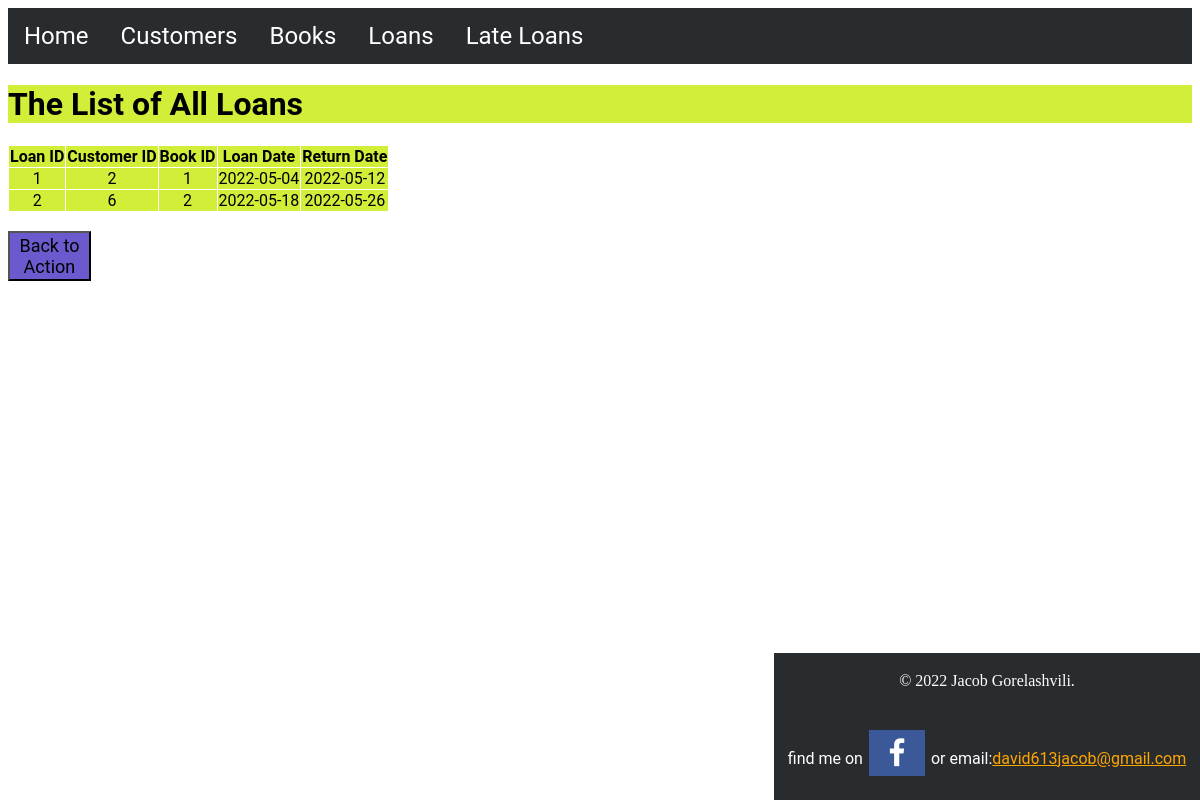
Page /loans on the committed database.
### tables this page shows
CREATE TABLE Loans
                            (loanID INTEGER PRIMARY KEY AUTOINCREMENT, customerID int, bookID int, loanDate int, returnDate int);

### app/main.py (the view)
@app.route("/loans", methods=['GET'])
def loansDisplay():
        return Loans.loansDisplay(Loans)

### app/tools/loans.py (called while the page is built)
    def loansDisplay(self):
        cur.execute("select * from Loans")
        myLoans=cur.fetchall()
        return render_template("/loans/loans.html", myLoans=myLoans)

### app/templates/loans/loans.html (shortened to what this page needs)
{% extends "layout.html" %}
{% block content %}
<h1 class="pushLeft" style="background-color: #d3ee39;">The List of All Loans</h1>
<div class="pushLeft">
<table style="border: 0pt; text-align: center;"
    <tr>
        <th>Loan ID</th>
        <th>Customer ID</th>
        <th>Book ID</th>
        <th>Loan Date</th>
        <th>Return Date</th>
    {% for loan in myLoans %}
    <tr>
        <td>{{loan[0]}}</td>
        <td>{{loan[1]}}</td>
        <td>{{loan[2]}}</td>
        <td>{{loan[3]}}</td>
        <td>{{loan[4]}}</td>
    </tr>
    {% endfor %}
</table>
</div>
<br>
<button onclick="window.location.href='/'"" class="button button2" style="width: 7%; height: 50px; background-color: slateblue; font-size: large;">Back to Action</button>
{%endblock%}

### app/templates/layout.html (style rules this page uses)
body { background-image: url('https://upload.wikimedia.org/wikipedia/commons/2/21/Bibliothèque_de_l%27Assemblée_Nationale_%28Lunon%29.jpg'); background-repeat: no-repeat; background-attachment: fixed; background-size: cover; }
* { font-family: Roboto; }

### app/templates/loans/loans.html (style rules this page uses)
table, th, td { border: 1px solid white; border-collapse: collapse; }
th, td { background-color: #d3ee39; }

### rows in the picture
Loans: loanID "1", customerID "2", bookID "1", loanDate "2022-05-04", returnDate "2022-05-12"
Loans: loanID "2", customerID "6", bookID "2", loanDate "2022-05-18", returnDate "2022-05-26"
